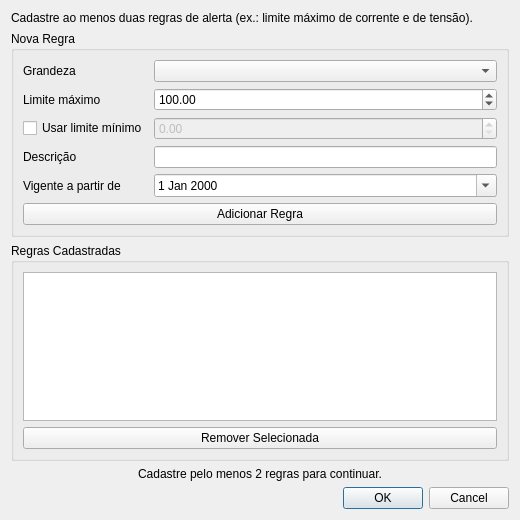
<?xml version="1.0" encoding="UTF-8"?>
<ui version="4.0">
 <class>RegrasAlertaDialog</class>
 <widget class="QDialog" name="RegrasAlertaDialog">
  <property name="geometry">
   <rect>
    <x>0</x>
    <y>0</y>
    <width>520</width>
    <height>520</height>
   </rect>
  </property>
  <property name="windowTitle">
   <string>Cadastro de Regras de Alerta</string>
  </property>
  <layout class="QVBoxLayout" name="layout_dialog">
   <item>
    <widget class="QLabel" name="label_instrucoes">
     <property name="text">
      <string>Cadastre ao menos duas regras de alerta (ex.: limite máximo de corrente e de tensão).</string>
     </property>
     <property name="wordWrap">
      <bool>true</bool>
     </property>
    </widget>
   </item>
   <item>
    <widget class="QGroupBox" name="group_formulario">
     <property name="title">
      <string>Nova Regra</string>
     </property>
     <layout class="QGridLayout" name="grid_formulario">
      <item row="0" column="0">
       <widget class="QLabel" name="label_grandeza">
        <property name="text">
         <string>Grandeza</string>
        </property>
       </widget>
      </item>
      <item row="0" column="1">
       <widget class="QComboBox" name="combo_grandeza"/>
      </item>
      <item row="1" column="0">
       <widget class="QLabel" name="label_limite_max">
        <property name="text">
         <string>Limite máximo</string>
        </property>
       </widget>
      </item>
      <item row="1" column="1">
       <widget class="QDoubleSpinBox" name="spin_limite_max">
        <property name="minimum">
         <double>0.100000000000000</double>
        </property>
        <property name="maximum">
         <double>100000.000000000000000</double>
        </property>
        <property name="value">
         <double>100.000000000000000</double>
        </property>
       </widget>
      </item>
      <item row="2" column="0">
       <widget class="QCheckBox" name="check_usar_limite_min">
        <property name="text">
         <string>Usar limite mínimo</string>
        </property>
       </widget>
      </item>
      <item row="2" column="1">
       <widget class="QDoubleSpinBox" name="spin_limite_min">
        <property name="enabled">
         <bool>false</bool>
        </property>
        <property name="minimum">
         <double>0.000000000000000</double>
        </property>
        <property name="maximum">
         <double>100000.000000000000000</double>
        </property>
       </widget>
      </item>
      <item row="3" column="0">
       <widget class="QLabel" name="label_descricao">
        <property name="text">
         <string>Descrição</string>
        </property>
       </widget>
      </item>
      <item row="3" column="1">
       <widget class="QLineEdit" name="edit_descricao"/>
      </item>
      <item row="4" column="0">
       <widget class="QLabel" name="label_vigencia">
        <property name="text">
         <string>Vigente a partir de</string>
        </property>
       </widget>
      </item>
      <item row="4" column="1">
       <widget class="QDateEdit" name="date_vigencia">
        <property name="calendarPopup">
         <bool>true</bool>
        </property>
       </widget>
      </item>
      <item row="5" column="0" colspan="2">
       <widget class="QPushButton" name="btn_adicionar">
        <property name="text">
         <string>Adicionar Regra</string>
        </property>
       </widget>
      </item>
     </layout>
    </widget>
   </item>
   <item>
    <widget class="QGroupBox" name="group_lista">
     <property name="title">
      <string>Regras Cadastradas</string>
     </property>
     <layout class="QVBoxLayout" name="layout_lista">
      <item>
       <widget class="QListWidget" name="lista_regras"/>
      </item>
      <item>
       <widget class="QPushButton" name="btn_remover">
        <property name="text">
         <string>Remover Selecionada</string>
        </property>
       </widget>
      </item>
     </layout>
    </widget>
   </item>
   <item>
    <widget class="QLabel" name="label_status">
     <property name="text">
      <string>Cadastre pelo menos 2 regras para continuar.</string>
     </property>
     <property name="alignment">
      <set>Qt::AlignCenter</set>
     </property>
    </widget>
   </item>
   <item>
    <widget class="QDialogButtonBox" name="button_box">
     <property name="orientation">
      <enum>Qt::Horizontal</enum>
     </property>
     <property name="standardButtons">
      <set>QDialogButtonBox::Cancel|QDialogButtonBox::Ok</set>
     </property>
    </widget>
   </item>
  </layout>
 </widget>
 <resources/>
 <connections/>
</ui>
